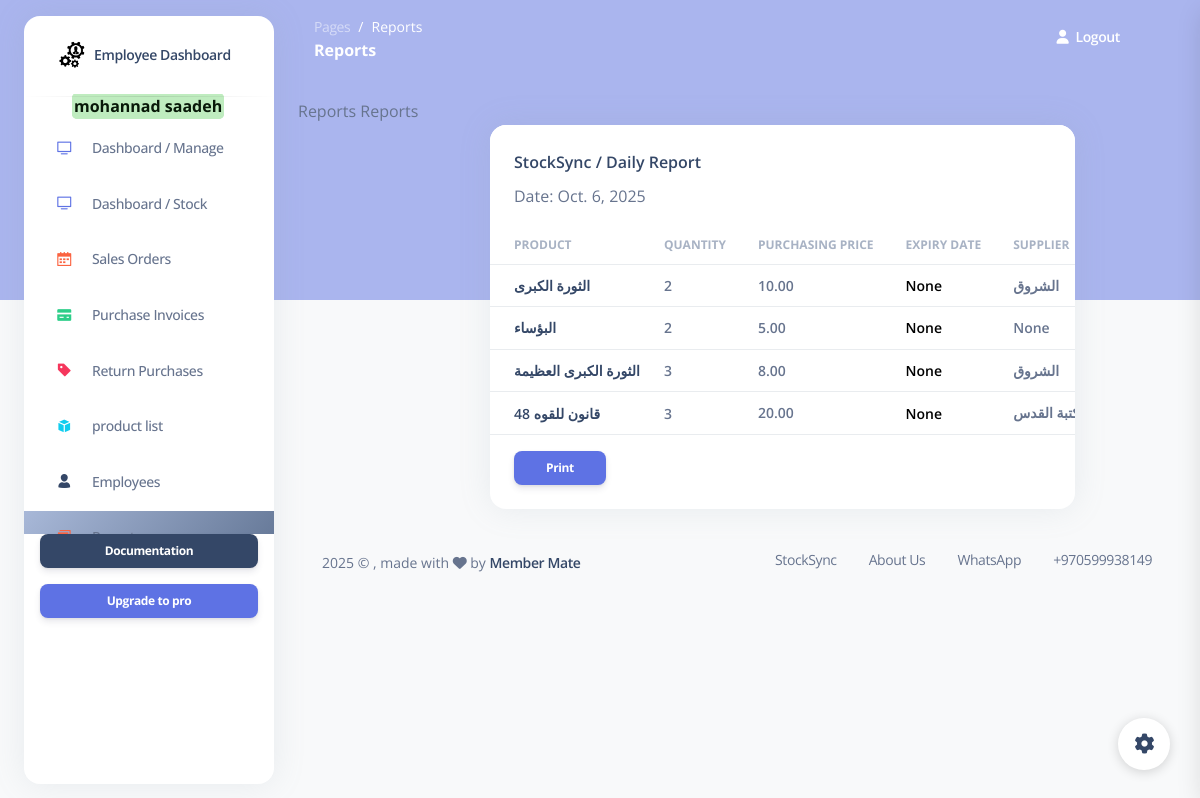
The app's page /employee_reports (signed in), older data.
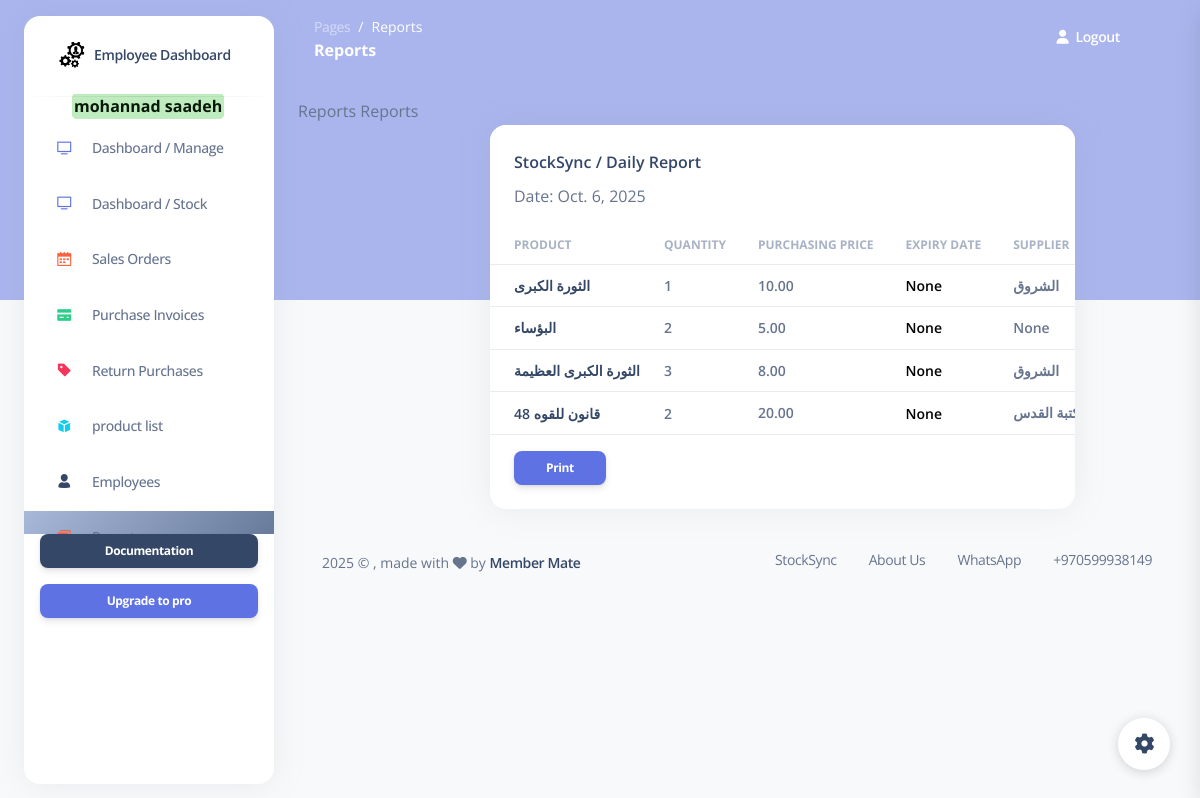
The same page, newer data.
### my_app/models.py (models this page shows, shortened)
class Product(models.Model):
    product_name = models.CharField(max_length=255)
    quantity = models.IntegerField( default = 0  ) #stock_quantity
    purchasing_price = models.DecimalField(max_digits=6, decimal_places=2) # 999999.99
    sale_price = models.DecimalField(max_digits=6, decimal_places=2, null=True , blank=True) # 999999.99
    category = models.CharField(max_length=100, blank=True, null=True)
    expiry_date  = models.DateField(blank=True, null=True)
    supplier = models.CharField(max_length=255,blank=True, null=True)  # Supplier NAME
    employee = models.ForeignKey(Employee , related_name="products", on_delete=models.CASCADE , null=True, blank=True) # RESTRICT  deleted >>  dont delete the item or ( default="Default", on_delete=models.SET_DEFAULT)
    created_at = models.DateTimeField(auto_now_add=True)
    updated_at = models.DateTimeField(auto_now=True)
    objects = ProductManager()

### my_app/views.py (the view)
# urls.py: path('employee_reports', views.display_employee_reports),
def display_employee_reports(request):
    context = {
        'products': models.get_all_products(),
        'today': datetime.date.today(),
        'expiry_range': datetime.date.today() + timedelta(days=6*30),
        'employee': models.get_employee_by_id(request.session['employee_id'])
    }
    return render (request, 'employee_reports.html', context)

### my_app/models.py (called while the page is built)
def get_employee_by_id(id):
    return Employee.objects.get(id=id)

def get_all_products():
    return Product.objects.all()

### my_app/templates/employee_reports.html (shortened to what this page needs)
{% extends 'layouts/base.html' %}
{% block content %}
            {% block page_name %} Reports{% endblock %}
            {% block page_name2 %}Reports {% endblock %}
<div class="col-8 ms-10">
  <div class="card mb-4" id="printableTable">
    <div class="card-header pb-0">
        <h6>StockSync / Daily Report</h6>
        <p>Date: {{today}}</p>
    </div>
    <div class="card-body px-0 pt-0 pb-2 ">
      <div class="table table-responsive p-0 ">
        <table class="table align-items-center justify-content-center mb-0" >
          <thead>
            <tr>
              <th class="text-uppercase text-secondary text-xs font-weight-bolder opacity-7">Product </th>
              <th class="text-uppercase text-secondary text-xs font-weight-bolder opacity-7 ps-2">Quantity</th>
              <th class="text-uppercase text-secondary text-xs font-weight-bolder opacity-7 ps-2">Purchasing Price</th>
              <th class="text-uppercase text-secondary text-xs font-weight-bolder  opacity-7 ps-2">Expiry Date</th>
              <th class="text-uppercase text-secondary text-xs font-weight-bolder  opacity-7 ps-2">Supplier</th>
            </tr>
          </thead>
          <tbody>
            {% for product in products %}
            <tr>
              <td>
                <div class="d-flex px-2">
                  <div class="my-auto">
                    <h6 class="mb-0 text-sm ms-2"> {{product.product_name}} </h6>
                  </div>
                </div>
              </td>
              <td>
                <p class="text-sm font-weight-bold mb-0"> {{product.quantity}} </p>
              </td>
              <td>
                <span class="text-sm font-weight-bold">{{product.purchasing_price}}</span>
              </td>
              <td >
                {% if product.expiry_date < expiry_range %}
                <p class="text-sm font-weight-bold mb-0" style="color: red;"> {{product.expiry_date}} </p>
                {% else %}
                <p class="text-sm font-weight-bold mb-0" style="color: black;"> {{product.expiry_date}} </p>
                {% endif %}
              </td>
              <td>
                <span class="text-sm font-weight-bold">{{product.supplier}}</span>
              </td>
            </tr>
            {%endfor%}
          </tbody>
        </table>
      </div>
      <button class="no-print btn btn-primary btn-sm ms-4" onclick="printTable()">Print</button>
    </div>
  </div>
</div>
{% endblock content %}

Row changes from the older to the newer data that the page shows:
changed Product "الثورة الكبرى": quantity "2" → "1"
changed Product "48 قانون للقوه": quantity "3" → "2"
